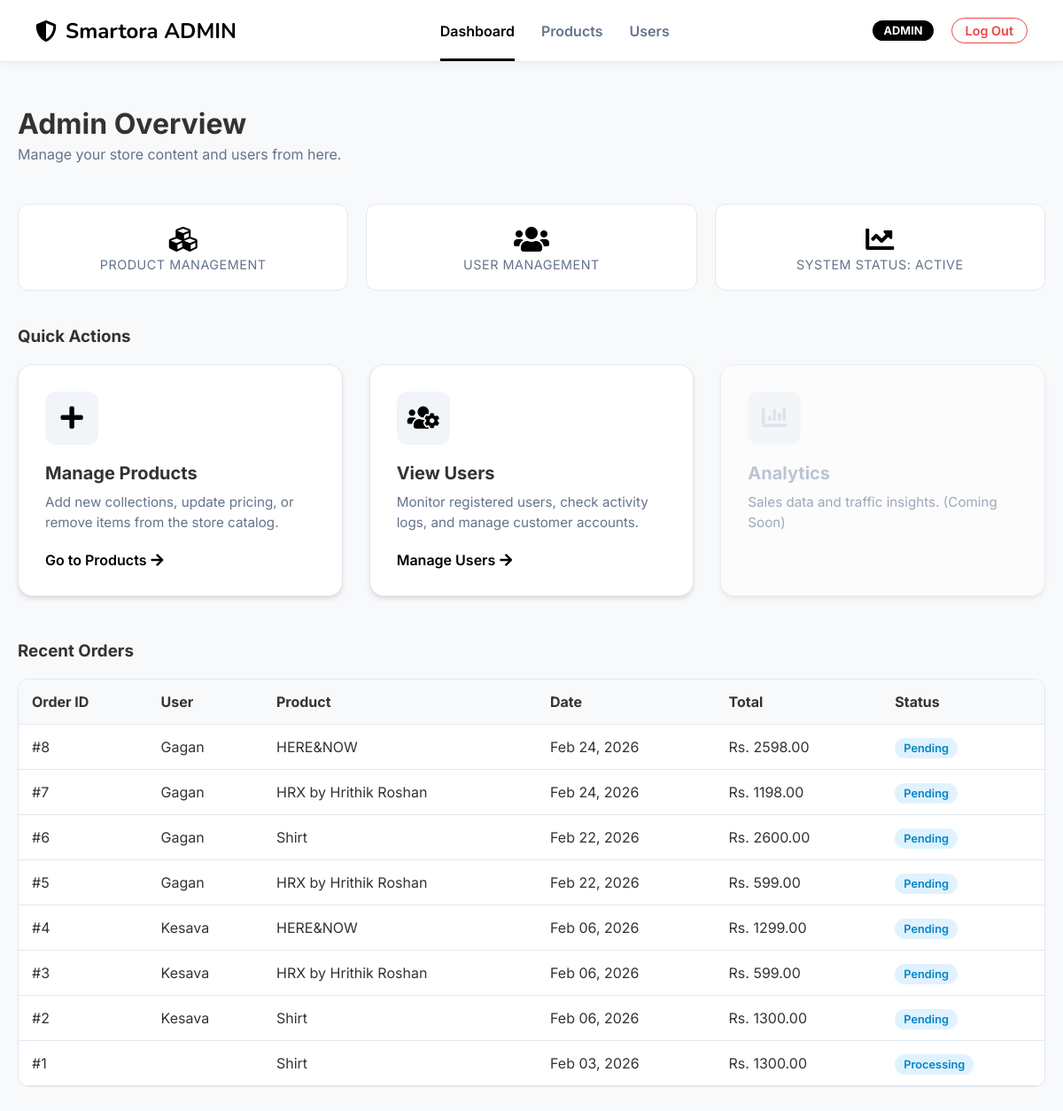
The app's page /admindashboard/ with its own data.
### userapp/models.py (models this page shows, shortened)
class Order(models.Model):
    user = models.ForeignKey(User, on_delete=models.CASCADE, null=True, blank=True)
    product = models.ForeignKey(Product, on_delete=models.CASCADE)
    quantity = models.PositiveIntegerField(default=1)
    price = models.DecimalField(max_digits=10, decimal_places=2)
    status = models.CharField(max_length=50, default='Pending')
    date = models.DateTimeField(auto_now_add=True)

### mainapp/models.py (models this page shows, shortened)
class Product(models.Model):
    category = models.ForeignKey(Category, on_delete=models.CASCADE, related_name='products', null=True, blank=True)
    image = models.ImageField(upload_to='products/')
    title = models.CharField(max_length=200)
    description = models.TextField()
    price = models.DecimalField(max_digits=10, decimal_places=2)

### adminapp/views.py (the view)
# urls.py: path("admindashboard/",  admin_views.admin_dashboard, name="admin_dashboard"),
def admin_dashboard(request):
    orders = Order.objects.all().order_by('-date')
    return render(request, 'admindashboard.html', {'orders': orders})

### templates/admindashboard.html (shortened to what this page needs)
<!DOCTYPE html>
<html lang="en">
<head>
    <link rel="stylesheet" href="https://cdnjs.cloudflare.com/ajax/libs/font-awesome/5.15.3/css/all.min.css">
</head>
<body>
    <nav class="navbar">
        <a href="{% url 'admin_dashboard' %}" class="brand">
            <i class="fas fa-shield-alt"></i> Smartora ADMIN
        </a>
        <div class="nav-links">
            <a href="{% url 'admin_dashboard' %}" class="nav-link active">Dashboard</a>
            <a href="{% url 'products' %}" class="nav-link">Products</a>
            <a href="{% url 'view_users' %}" class="nav-link">Users</a>
        </div>
        <div class="user-actions">
            <span class="admin-badge">Admin</span>
            <a href="{% url 'index' %}" class="logout-btn">Log Out</a>
        </div>
    </nav>
    <div class="container">
        <div class="section-header">
            <div>
                <h2>Admin Overview</h2>
                <p style="color: #64748b; margin-top: 5px;">Manage your store content and users from here.</p>
            </div>
        </div>
        <div class="stats-row">
            <div class="stat-box">
                <div class="stat-number"><i class="fas fa-cubes"></i></div>
                <div class="stat-label">Product Management</div>
            </div>
            <div class="stat-box">
                <div class="stat-number"><i class="fas fa-users"></i></div>
                <div class="stat-label">User Management</div>
            </div>
            <div class="stat-box">
                <div class="stat-number"><i class="fas fa-chart-line"></i></div>
                <div class="stat-label">System Status: Active</div>
            </div>
        </div>
        <h3 style="margin-bottom: 20px; color: var(--text-color);">Quick Actions</h3>
        <div class="action-grid">
            <a href="{% url 'products' %}" class="action-card">
                <div class="icon-box">
                    <i class="fas fa-plus"></i>
                </div>
                <h3 class="card-title">Manage Products</h3>
                <p class="card-desc">Add new collections, update pricing, or remove items from the store catalog.</p>
                <div class="arrow-icon">Go to Products <i class="fas fa-arrow-right"></i></div>
            </a>
            <a href="{% url 'view_users' %}" class="action-card">
                <div class="icon-box">
                    <i class="fas fa-users-cog"></i>
                </div>
                <h3 class="card-title">View Users</h3>
                <p class="card-desc">Monitor registered users, check activity logs, and manage customer accounts.</p>
                <div class="arrow-icon">Manage Users <i class="fas fa-arrow-right"></i></div>
            </a>
            <a href="#" class="action-card" style="opacity: 0.6; cursor: not-allowed;">
                <div class="icon-box" style="background-color: #f1f5f9; color: #cbd5e1;">
                    <i class="fas fa-chart-bar"></i>
                </div>
                <h3 class="card-title" style="color: #94a3b8;">Analytics</h3>
                <p class="card-desc">Sales data and traffic insights. (Coming Soon)</p>
            </a>
        </div>
        <div style="margin-top: 50px;">
            <h3 style="margin-bottom: 20px; color: var(--text-color);">Recent Orders</h3>
            <div
                style="background: white; border-radius: 12px; border: 1px solid var(--border-color); overflow: hidden;">
                <table style="width: 100%; border-collapse: collapse;">
                    <thead>
                        <tr style="background-color: #f8f9fa;">
                            <th style="padding: 15px; text-align: left; border-bottom: 1px solid var(--border-color);">
                                Order ID</th>
                            <th style="padding: 15px; text-align: left; border-bottom: 1px solid var(--border-color);">
                                User</th>
                            <th style="padding: 15px; text-align: left; border-bottom: 1px solid var(--border-color);">
                                Product</th>
                            <th style="padding: 15px; text-align: left; border-bottom: 1px solid var(--border-color);">
                                Date</th>
                            <th style="padding: 15px; text-align: left; border-bottom: 1px solid var(--border-color);">
                                Total</th>
                            <th style="padding: 15px; text-align: left; border-bottom: 1px solid var(--border-color);">
                                Status</th>
                        </tr>
                    </thead>
                    <tbody>
                        {% for order in orders %}
                        <tr>
                            <td style="padding: 15px; border-bottom: 1px solid var(--border-color);">#{{order.id}}</td>
                            <td style="padding: 15px; border-bottom: 1px solid var(--border-color);">
                                {{order.user.username}}</td>
                            <td style="padding: 15px; border-bottom: 1px solid var(--border-color);">
                                {{order.product.title}}</td>
                            <td style="padding: 15px; border-bottom: 1px solid var(--border-color);">
                                {{order.date|date:"M d, Y"}}</td>
                            <td style="padding: 15px; border-bottom: 1px solid var(--border-color);">Rs. {{order.price}}
                            </td>
                            <td style="padding: 15px; border-bottom: 1px solid var(--border-color);">
                                <span
                                    style="background: #e0f2fe; color: #0284c7; padding: 4px 10px; border-radius: 20px; font-size: 0.8em; font-weight: 600;">{{order.status}}</span>
                            </td>
                        </tr>
                        {% empty %}
                        <tr>
                            <td colspan="6" style="padding: 20px; text-align: center; color: #64748b;">No recent orders.
                            </td>
                        </tr>
                        {% endfor %}
                    </tbody>
                </table>
            </div>
        </div>
    </div>
</body>
</html>

### templates/admindashboard.html (style rules this page uses)
:root { --bg-color: #f8f9fa; --header-bg: #ffffff; --text-color: #333333; --accent-color: #000000; --border-color: #e2e8f0; --card-bg: #ffffff; --shadow: 0 4px 6px -1px rgba(0, 0, 0, 0.1), 0 2px 4px -1px rgba(0, 0, 0, 0.06); --danger-color: #ef4444; }
body { font-family: 'Inter', sans-serif; background-color: var(--bg-color); color: var(--text-color); margin: 0; padding-top: 80px; }
.navbar { position: fixed; top: 0; left: 0; width: 100%; height: 70px; background-color: var(--header-bg); border-bottom: 1px solid var(--border-color); display: flex; align-items: center; justify-content: space-between; padding: 0 40px; box-sizing: border-box; z-index: 1000; box-shadow: 0 2px 10px rgba(0, 0, 0, 0.05); }
.brand { font-family: 'Nunito', sans-serif; font-size: 1.5rem; font-weight: 700; color: var(--accent-color); display: flex; align-items: center; gap: 10px; text-decoration: none; }
.nav-links { display: flex; gap: 30px; }
.nav-link { color: #64748b; text-decoration: none; font-weight: 600; font-size: 1rem; transition: color 0.3s ease; position: relative; }
.nav-link:hover, .nav-link.active { color: var(--accent-color); }
.nav-link.active::after { content: ''; position: absolute; bottom: -24px; left: 0; width: 100%; height: 3px; background-color: var(--accent-color); }
.user-actions { display: flex; align-items: center; gap: 20px; }
.admin-badge { background-color: var(--accent-color); color: white; padding: 4px 12px; border-radius: 12px; font-size: 0.8rem; font-weight: 700; text-transform: uppercase; }
.logout-btn { color: var(--danger-color); font-size: 0.9rem; text-decoration: none; font-weight: 600; border: 1px solid var(--danger-color); padding: 5px 15px; border-radius: 20px; transition: all 0.3s; }
.container { max-width: 1200px; margin: 40px auto; padding: 0 20px; }
.section-header { margin-bottom: 30px; display: flex; justify-content: space-between; align-items: center; }
.section-header h2 { font-size: 2rem; font-weight: 700; margin: 0; color: var(--text-color); }
.action-grid { display: grid; grid-template-columns: repeat(auto-fit, minmax(300px, 1fr)); gap: 30px; margin-bottom: 50px; }
.action-card { background: var(--card-bg); padding: 30px; border-radius: 16px; box-shadow: var(--shadow); border: 1px solid var(--border-color); display: flex; flex-direction: column; align-items: flex-start; transition: transform 0.2s, box-shadow 0.2s; text-decoration: none; color: inherit; }
.icon-box { width: 60px; height: 60px; border-radius: 12px; background-color: #f1f5f9; display: flex; align-items: center; justify-content: center; font-size: 1.8rem; color: var(--accent-color); margin-bottom: 20px; }
.card-title { font-size: 1.25rem; font-weight: 700; margin: 0 0 10px 0; }
.card-desc { color: #64748b; font-size: 0.95rem; margin: 0; line-height: 1.5; }
.arrow-icon { margin-top: 20px; color: var(--accent-color); font-weight: 600; display: flex; align-items: center; gap: 5px; }
.stats-row { display: grid; grid-template-columns: repeat(3, 1fr); gap: 20px; margin-bottom: 40px; }
.stat-box { background: white; padding: 20px; border-radius: 12px; border: 1px solid var(--border-color); text-align: center; }
.stat-number { font-size: 2rem; font-weight: 700; color: var(--accent-color); }
.stat-label { color: #64748b; font-size: 0.9rem; text-transform: uppercase; letter-spacing: 0.5px; }

### records on screen
Order: id "8", user.username "Gagan", product "HERE&NOW", date "Feb 24, 2026", price "2598.00", status "Pending"
Order: id "7", user.username "Gagan", product "HRX by Hrithik Roshan", date "Feb 24, 2026", price "1198.00", status "Pending"
Order: id "6", user.username "Gagan", product "Shirt", date "Feb 22, 2026", price "2600.00", status "Pending"
Order: id "5", user.username "Gagan", product "HRX by Hrithik Roshan", date "Feb 22, 2026", price "599.00", status "Pending"
Order: id "4", user.username "Kesava", product "HERE&NOW", date "Feb 06, 2026", price "1299.00", status "Pending"
Order: id "3", user.username "Kesava", product "HRX by Hrithik Roshan", date "Feb 06, 2026", price "599.00", status "Pending"
Order: id "2", user.username "Kesava", product "Shirt", date "Feb 06, 2026", price "1300.00", status "Pending"
Order: id "1", product "Shirt", date "Feb 03, 2026", price "1300.00", status "Processing"
